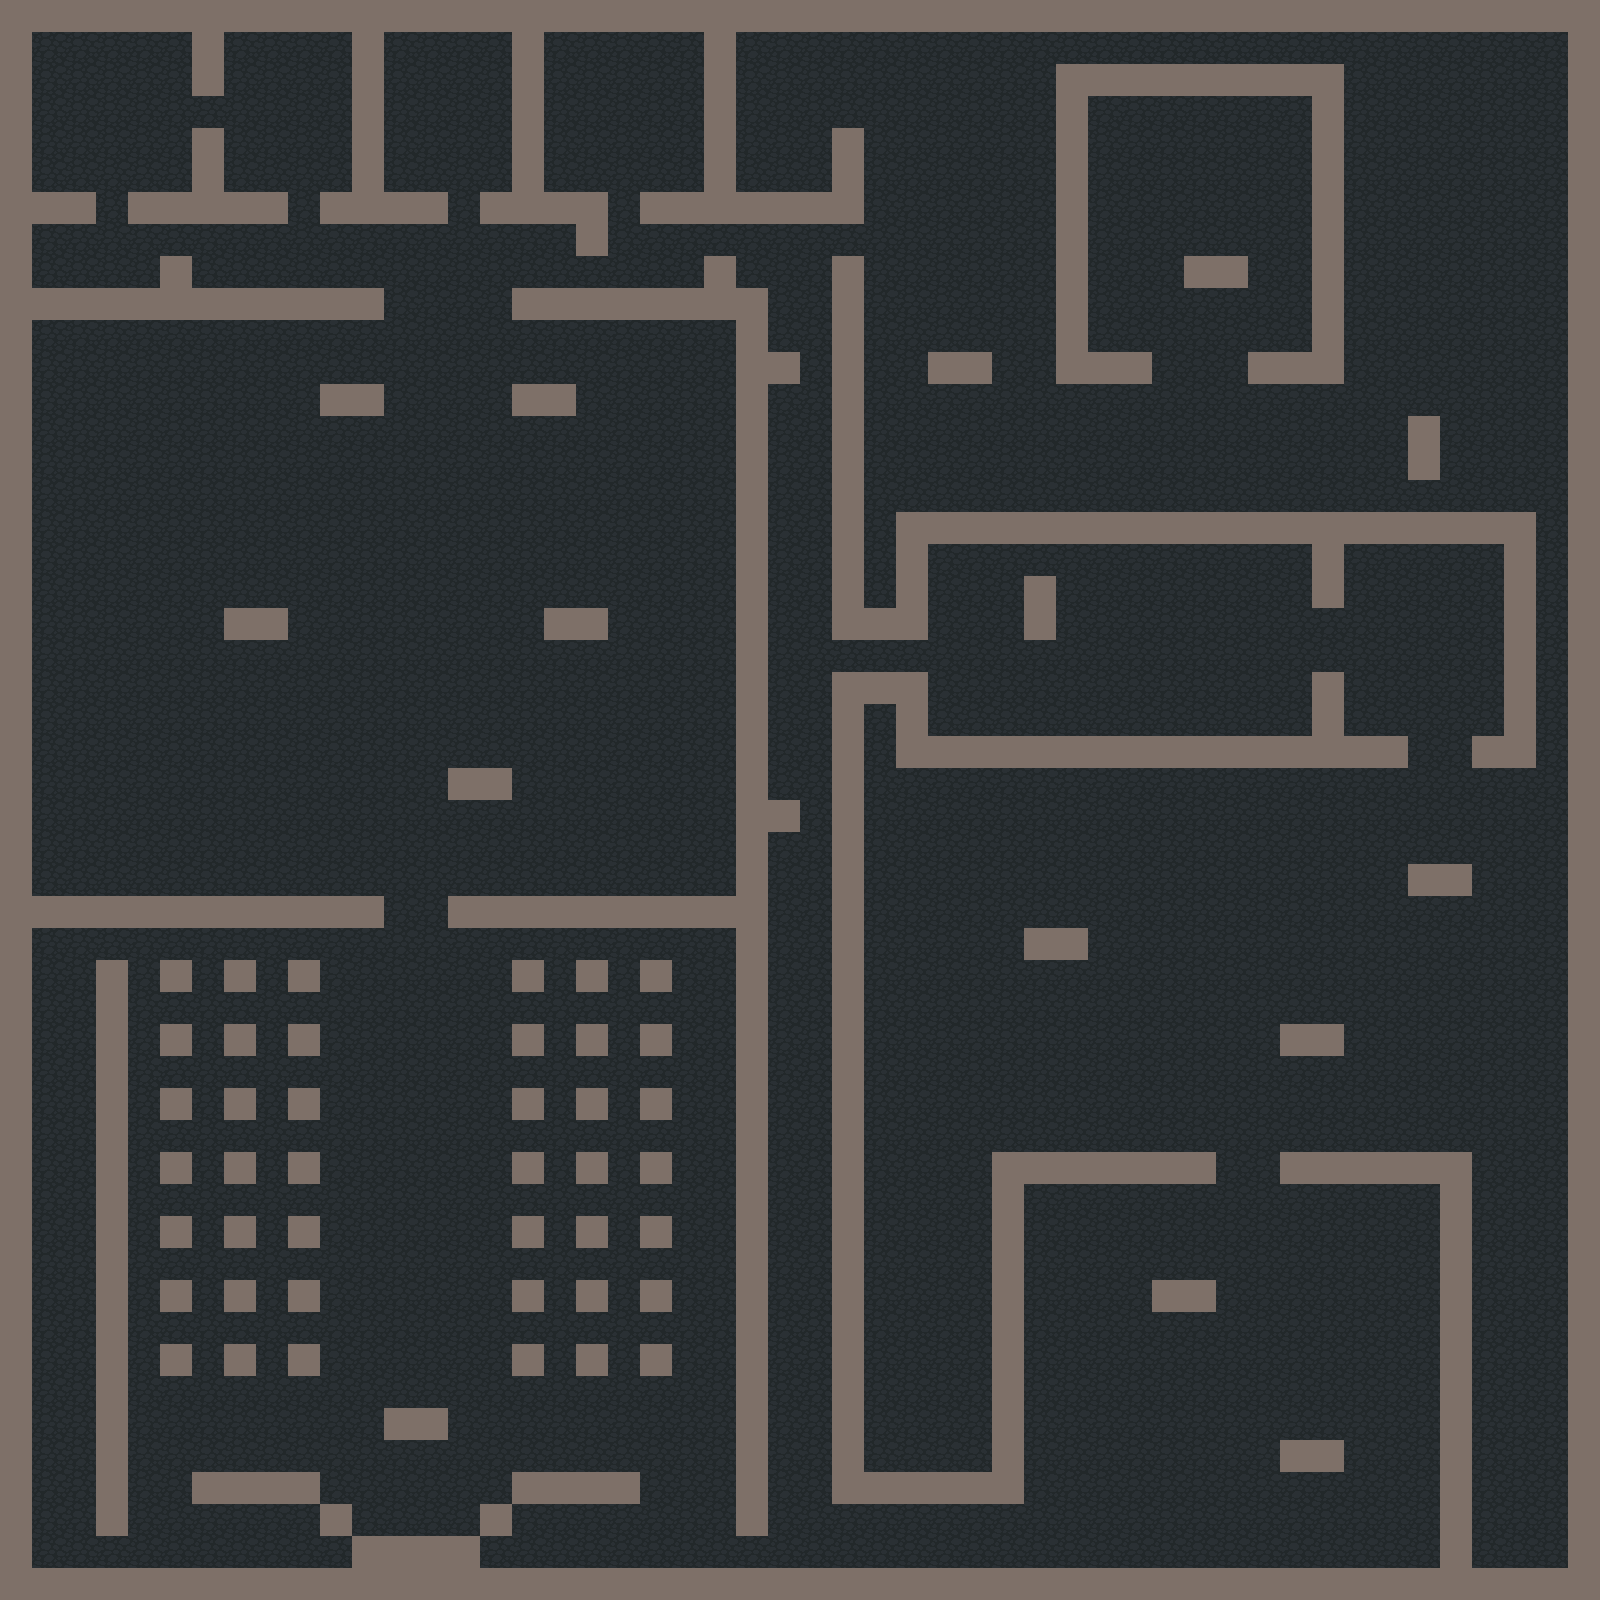

Rendered tile map (Tiled .tmx) drawn with the repository's tilesets; below, a short description and the map source with its tile grids summarised:
An orthogonal 50x50 tile map with 32x32 px tiles, 4 tile layers (Bottom Layer, Middle Layer, Upper Middle Layer, Top Layer) and 25 objects (14x weapon, 6x health, 5x player).

<map version="1.0" orientation="orthogonal" width="50" height="50" tilewidth="32" tileheight="32">
 <properties>
  <property name="entitylayer" value="1" />
 </properties>
 <tileset firstgid="1" name="maintileset" tilewidth="32" tileheight="32">
  <image source="../images/maintileset.png" width="128" height="128" />
 </tileset>
 <layer name="Bottom Layer" width="50" height="50">
  <data>[2500 cells, 2500 non-empty, 1 distinct tile ids]</data>
 </layer>
 <layer name="Middle Layer" width="50" height="50">
  <properties>
   <property name="collidable" value="true" />
  </properties>
  <data>[2500 cells, 588 non-empty, 1 distinct tile ids]</data>
 </layer>
 <layer name="Upper Middle Layer" width="50" height="50">
  <properties>
   <property name="collidable" value="true" />
  </properties>
  <data>[2500 cells, 0 non-empty, 0 distinct tile ids]</data>
 </layer>
 <layer name="Top Layer" width="50" height="50">
  <data>[2500 cells, 0 non-empty, 0 distinct tile ids]</data>
 </layer>
 <objectgroup name="Objects" width="50" height="50">
  <object name="uzi" type="weapon" x="99" y="105" width="22" height="23">
   <properties>
    <property name="respawntime" value="10.0" />
    <property name="texturepath" value="data/images/uzi.png" />
    <property name="weaponname" value="uzi" />
   </properties>
  </object>
  <object name="shotgun" type="weapon" x="623" y="110" width="22" height="23">
   <properties>
    <property name="respawntime" value="10.0" />
    <property name="texturepath" value="data/images/shotgun.png" />
    <property name="weaponname" value="shotgun" />
   </properties>
  </object>
  <object name="sniper" type="weapon" x="430" y="1490" width="23" height="22">
   <properties>
    <property name="respawntime" value="10.0" />
    <property name="texturepath" value="data/images/sniper.png" />
    <property name="weaponname" value="sniper" />
   </properties>
  </object>
  <object name="pistol" type="weapon" x="342" y="344" width="22" height="23">
   <properties>
    <property name="respawntime" value="10.0" />
    <property name="texturepath" value="data/images/pistol.png" />
    <property name="weaponname" value="pistol" />
   </properties>
  </object>
  <object name="player" type="player" x="1327" y="1272" width="26" height="26">
   <properties>
    <property name="ai" value="false" />
   </properties>
  </object>
  <object name="health" type="health" x="302" y="112" width="22" height="23">
   <properties>
    <property name="respawntime" value="10.0" />
    <property name="texturepath" value="data/images/health.png" />
   </properties>
  </object>
  <object name="health" type="health" x="944" y="1424" width="25" height="23">
   <properties>
    <property name="respawntime" value="10.0" />
    <property name="texturepath" value="data/images/health.png" />
   </properties>
  </object>
  <object name="health" type="health" x="943" y="144" width="22" height="23">
   <properties>
    <property name="respawntime" value="10.0" />
    <property name="texturepath" value="data/images/health.png" />
   </properties>
  </object>
  <object name="player" type="player" x="1164" y="114" width="26" height="26">
   <properties>
    <property name="ai" value="true" />
   </properties>
  </object>
  <object name="health" type="health" x="56" y="1234" width="25" height="23">
   <properties>
    <property name="respawntime" value="10.0" />
    <property name="texturepath" value="data/images/health.png" />
   </properties>
  </object>
  <object name="pistol" type="weapon" x="1427" y="627" width="22" height="23">
   <properties>
    <property name="respawntime" value="10.0" />
    <property name="texturepath" value="data/images/pistol.png" />
    <property name="weaponname" value="pistol" />
   </properties>
  </object>
  <object name="shotgun" type="weapon" x="1230" y="183" width="22" height="23">
   <properties>
    <property name="respawntime" value="10.0" />
    <property name="texturepath" value="data/images/shotgun.png" />
    <property name="weaponname" value="shotgun" />
   </properties>
  </object>
  <object name="uzi" type="weapon" x="688" y="977" width="22" height="23">
   <properties>
    <property name="respawntime" value="10.0" />
    <property name="texturepath" value="data/images/uzi.png" />
    <property name="weaponname" value="uzi" />
   </properties>
  </object>
  <object name="pistol" type="weapon" x="1390" y="1523" width="22" height="23">
   <properties>
    <property name="respawntime" value="10.0" />
    <property name="texturepath" value="data/images/pistol.png" />
    <property name="weaponname" value="pistol" />
   </properties>
  </object>
  <object name="player" type="player" x="1105" y="113" width="26" height="26">
   <properties>
    <property name="ai" value="true" />
   </properties>
  </object>
  <object name="player" type="player" x="1226" y="116" width="26" height="26">
   <properties>
    <property name="ai" value="true" />
   </properties>
  </object>
  <object name="player" type="player" x="1268" y="116" width="26" height="26">
   <properties>
    <property name="ai" value="true" />
   </properties>
  </object>
  <object name="pistol" type="weapon" x="400" y="1175" width="22" height="23">
   <properties>
    <property name="respawntime" value="10.0" />
    <property name="texturepath" value="data/images/pistol.png" />
    <property name="weaponname" value="pistol" />
   </properties>
  </object>
  <object name="shotgun" type="weapon" x="1515" y="1524" width="22" height="23">
   <properties>
    <property name="respawntime" value="10.0" />
    <property name="texturepath" value="data/images/shotgun.png" />
    <property name="weaponname" value="shotgun" />
   </properties>
  </object>
  <object name="uzi" type="weapon" x="688" y="847" width="22" height="23">
   <properties>
    <property name="respawntime" value="10.0" />
    <property name="texturepath" value="data/images/uzi.png" />
    <property name="weaponname" value="uzi" />
   </properties>
  </object>
  <object name="health" type="health" x="112" y="857" width="22" height="23">
   <properties>
    <property name="respawntime" value="10.0" />
    <property name="texturepath" value="data/images/health.png" />
   </properties>
  </object>
  <object name="health" type="health" x="908" y="819" width="25" height="23">
   <properties>
    <property name="respawntime" value="10.0" />
    <property name="texturepath" value="data/images/health.png" />
   </properties>
  </object>
  <object name="shotgun" type="weapon" x="206" y="626" width="22" height="23">
   <properties>
    <property name="respawntime" value="10.0" />
    <property name="texturepath" value="data/images/shotgun.png" />
    <property name="weaponname" value="shotgun" />
   </properties>
  </object>
  <object name="sniper" type="weapon" x="1101" y="626" width="23" height="22">
   <properties>
    <property name="respawntime" value="10.0" />
    <property name="texturepath" value="data/images/sniper.png" />
    <property name="weaponname" value="sniper" />
   </properties>
  </object>
  <object name="uzi" type="weapon" x="786" y="145" width="22" height="23">
   <properties>
    <property name="respawntime" value="10.0" />
    <property name="texturepath" value="data/images/uzi.png" />
    <property name="weaponname" value="uzi" />
   </properties>
  </object>
 </objectgroup>
</map>